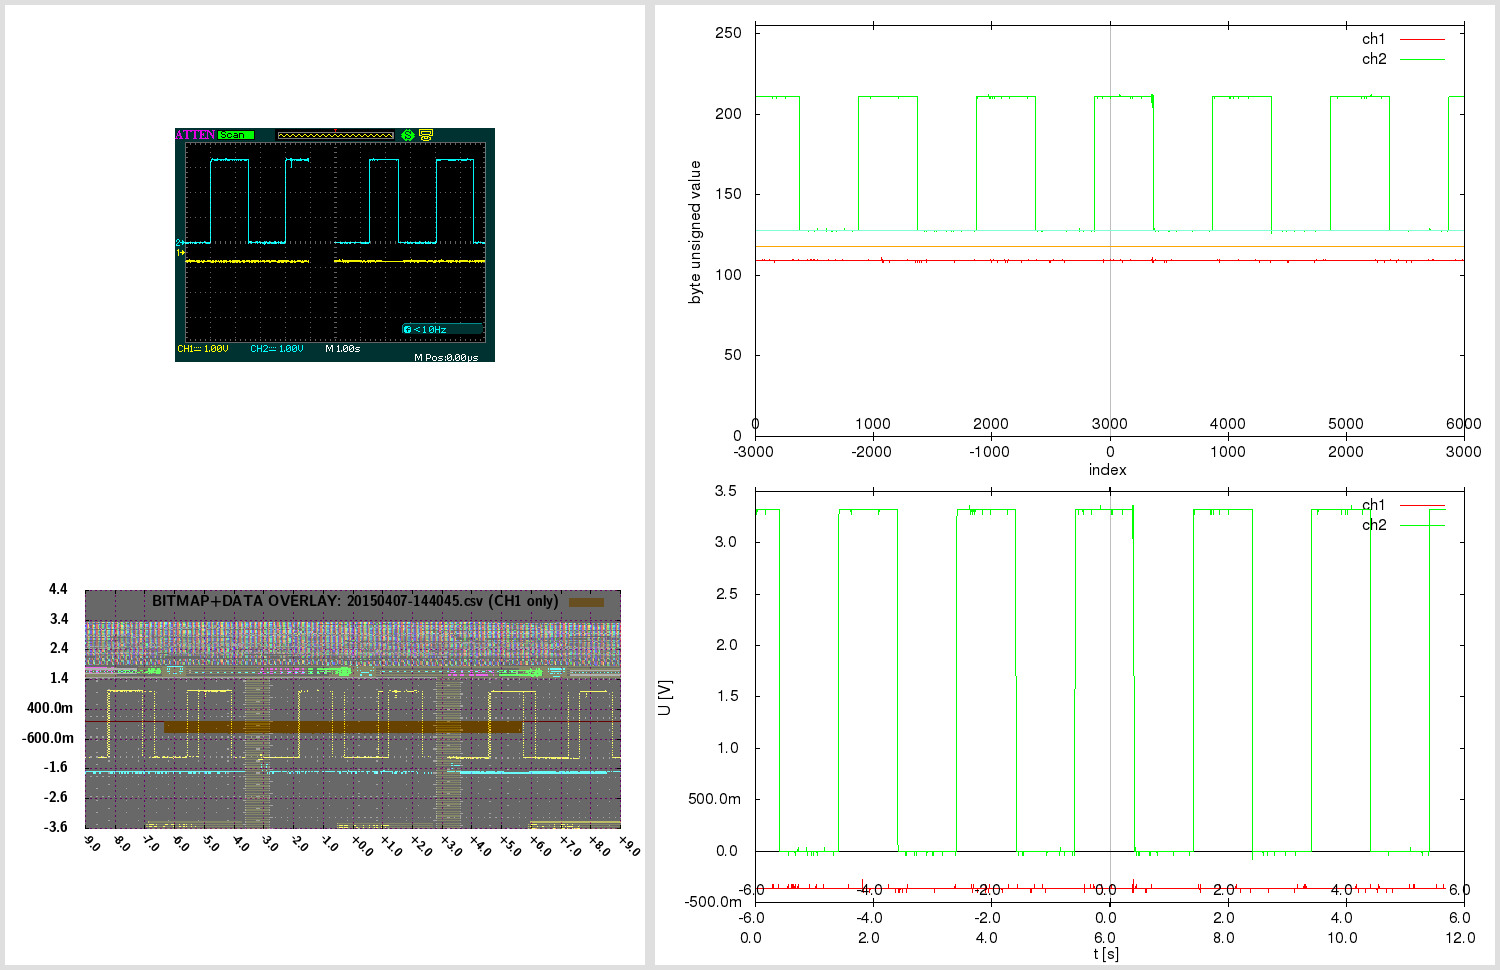

Generate this figure with gnuplot:

# 20150407-144045.gnuplot [generated by /home/warreee/attenload/adsparse-wave.pl]
# single gnuplot file, with two potentially independent scripts
# generates three plots: one based on integer, other based on real (SI) values
# and one bitmap overlay - and then montages them using ImageMagick

# attengrab .csv can just be centered (over t)
# -> the x=0 (t=0) will correspond to scope center
# (but .DAV/.CSV will also need extra sample alignment)

# in Linux, to see available fonts, do:
# fc-list --verbose | grep 'fullname:' | less
# the two fonts used here:
# LMSansDemiCond10-Regular or "Latin Modern Sans Demi Cond"; and Helvetica
# Helvetica doesn't even get reported on my system:
# $ fc-list --verbose | grep 'fullname:' | grep -i 'Helvetica\|Demi Cond'
#	fullname: "LM Sans Demi Cond 10 Regular"(s) "LMSansDemiCond10-Regular"(s)


print "Gnuplotting..."

## "master settings" (shared between both parts of script)

# line color - specified by linestyles
set style line 1 linetype 1 linecolor rgb "red"
set style line 2 linetype 1 linecolor rgb "green"
set style line 3 linetype 1 linecolor rgb "orange"
set style line 4 linetype 1 linecolor rgb "aquamarine"
set style line 5 linetype -1 linecolor rgb "black"
set style line 6 linetype -1 linecolor rgb "gray"
set style line 7 linetype 1 linecolor rgb "blue"


# VARIABLES ########### ########### ###########

fnbase="20150407-144045"
fn_bmp = fnbase . ".bmp"
fn_pngr = fnbase . "_r.png"
fn_pngi = fnbase . "_i.png"
fn_pngov = fnbase . "_ov.png"
fn_pngt = fnbase . "_tmp.png"
fn_pngo = fnbase . ".png"

# scope screen(shot) properties
tdiv = 1          # T/DIV (50e-9)
toffs = 0        # time offset (scope) (200e-9)
vdiv1 = 1        # V/DIV CH1 (500e-3)
vdiv2 = 1         # V/DIV CH2 (50e-3)
voffs1 = -0.4         # volt offset CH1 (-1.5)
voffs2 = 0       # volt offset CH2 (100e-3)
sampintp  = 0.0020000001563    # (500e-12)
sampintf  = 1/sampintp
sratacqf  = 2500      # (250e6)
sratacqp  = 1/sratacqf
#osf = 1.00    # oversample factor (multiplies .CSV and .DAV time domain) # unused here
adsFactor = 1.28

# (edges of current capture and divisions)
scope_hdiv=18
scope_vdiv=8
# enforce floating point (see below)
scope_trange = scope_hdiv*tdiv*1.0    # (900e-9)
scope_left=toffs-(scope_trange/2)     # (-250e-9)
scope_right=toffs+(scope_trange/2)    # (650e-9)
scope_bottom=-voffs1-(scope_vdiv*vdiv1/2) # -500e-3
scope_top=-voffs1+(scope_vdiv*vdiv1/2)    # 3.5

totalch1Vspan=scope_vdiv*vdiv1
totalch2Vspan=scope_vdiv*vdiv2
ch1Vcoeff = adsFactor*totalch1Vspan/(2**8)
ch2Vcoeff = adsFactor*totalch2Vspan/(2**8)

voffs1int = voffs1/ch1Vcoeff  # -10
voffs2int = voffs2/ch2Vcoeff  # 0

acsv_fn = fnbase . '.csv' # '20130020-013902.csv' # from attenload tmp_wav
acsz=6000         # tmp_wav/.csv size (900)
fts=0.0020000001563         # final timestep (sampling period)
# here scope_trange could be 18*1, with acsz 16000;
# if as integer, 18/16000 would be 0 - enforce floating point
# above enforcing scope_trange to float doesn't work,
# must again here:
tdivp = 1.0*scope_trange/acsz   # sampling rate, based on scope range and numsamples in tmp (1ns)
tdivf = 1/tdivp             # freq based on that sampling rate

# just in case - not needed usually:
triglevel=480e-3
trigholdoff=100e-9

toffsamp = toffs/fts		# 0
# time finetune offset - int (samples) (depends on range)
tfoi = -164


#### extract bitmap from .png, if .bmp not present
# was -crop 480x234+10+10; now -crop 480x234+95+128

cmdstr = 'if (! test -f "'.fn_bmp.'") ; then \
  echo -n "'.fn_bmp.' not found .. " ; \
  if [ -f "'.fn_pngo.'" ] ; then \
    echo -n "'.fn_pngo.' found - extracting" ; \
    convert -crop 480x234+95+128 "'.fn_pngo.'" "'.fn_bmp.'" ; \
  else \
    echo -n "'.fn_pngo.' not found - cannot extract" ; \
  fi ; \
else \
  echo -n "'.fn_bmp.' found - using that" ; \
fi; echo'

#print cmdstr
# note - since cmdstr above uses double quotes,
# must use single quotes for bash here!:
print system("bash -c '". cmdstr ."' 2>&1")


##################################
###### plot directly with unsigned byte data

set terminal png size 840,480
set termoption enhanced
set termoption font "Helvetica, 12"

set output fn_pngi
set datafile separator ","

# set axis label
set xlabel "index" offset 0.0,0.8
set ylabel "byte unsigned value" offset 1.0,0.0


# horizontal line as functions
zeroline(x)=128
ch1offs(x)=128+voffs1int # (-10)
ch2offs(x)=128+voffs2int # (0)

# vertical line - headless arrow
# "y" scope axis in middle:
ymI = acsz/2
set arrow from ymI,0 to ymI,255 nohead ls 5
# time offset:
toI = ymI - toffs/fts
set arrow from toI,0 to toI,255 nohead ls 6


# must use multiplot here, to have two x-axes
# and thus, must set lmargin, so both graphs match

set size 1.0,0.9      # 0.1/2 = 0.05
set bmargin 0
set lmargin 10
set yrange [0:255] # 8-bit


set multiplot

set origin 0,0.1
set xrange [0:acsz]
set xtics in
set xtics offset 0,graph 0.08
plot \
  zeroline(x) with lines notitle ls 5,\
  acsv_fn using 1:2 with lines title "ch1" ls 1, \
  "" using 1:3 with lines title "ch2" ls 2, \
  ch1offs(x) with lines notitle ls 3, \
  ch2offs(x) with lines notitle ls 4

unset arrow # if big offset, line from prev. can 'leak' in next at diff place, so reset

set origin 0,0.1
set xtics out
set xtics offset 0,graph 0.02
set xrange [-acsz/2:acsz/2-1]
#set xtics nomirror 500
set noytics
set noylabel
unset xlabel # set xlabel ""
set border 1
plot 0 notitle

set nomultiplot


### reset previous settings
#unset border # no work for default
set border    # Draw default borders:
set ytics
unset yrange


##################################
###### plot with converted real SI units

# reset # resets set style line!

set terminal png size 840,480
set termoption enhanced
set termoption font "Helvetica, 12"

set output fn_pngr
set datafile separator ","

# set axis label
set xlabel "t [s]" offset 0.0,0.1
set ylabel "U [V]" offset 1.0,0.0

# axis tics format
set format y "%.1s%c"
set format x "%.1s%c"


# horizontal line as functions
zerolineR(x)=0
# don't show real offsets; they could be way off depending on V/DIV
#ch1offsR(x)=0+(-0.4)
#ch2offsR(x)=0+(0)

# "y" scope axis in middle (the +1 added to ymI so it snaps at 0):
ymR=(ymI+1)*fts
set arrow from ymR,graph 0 to ymR,graph 1 nohead ls 5
# time offset:
toR=toI*fts
set arrow from toR,graph 0 to toR,graph 1 nohead ls 6
# indicate scope range here too
set arrow from scope_left+toR,graph 0 to scope_left+toR,graph 1 nohead ls 7
set arrow from scope_right+toR,graph 0 to scope_right+toR,graph 1 nohead ls 7


# must use multiplot here, to have two x-axes
# and thus, must set lmargin, so both graphs match

set size 1.0,0.9      # 0.1/2 = 0.05
set bmargin 0
set lmargin 10
set yrange [] writeback # since we don't set explicity, must save autorange
set autoscale y

set multiplot

set origin 0,0.13
set xrange [0:acsz*fts]
set xtics out
set xtics offset 0,graph -0.03
plot \
  zerolineR(x) with lines notitle ls 5,\
  acsv_fn using ($4+tfoi*fts):5 with lines title "ch1" ls 1, \
  "" using ($4+tfoi*fts):6 with lines title "ch2" ls 2

set yrange restore # this saves the found yrange after `plot`
unset arrow # if big offset, line from prev. can 'leak' in next at diff place, so reset

set origin 0,0.13
set xtics out
set xtics offset 0,graph 0.02
set xrange [(-acsz/2)*fts:(acsz/2-1)*fts]
set noytics
set noylabel
unset xlabel # set xlabel ""
set border 1
plot GPVAL_Y_MIN notitle

set origin 0,0.13
set xtics in
set xtics offset 0,graph 0.08
# wrong to put xrange [scope_left:scope_right] here;
# as [scope_left:scope_right] could be a snippet,
# and this graph shows entire capture!
# simply move the previous scale for toffset
toRR=(acsz/2.)*fts-toR
set xrange [(-acsz/2)*fts+toRR:(acsz/2-1)*fts+toRR]
set noytics
set noylabel
unset xlabel # set xlabel ""
set border 1
plot GPVAL_Y_MIN notitle

set nomultiplot


##################################
###### plot with bitmap and data overlay

# here 840,480 remains as output png size,
# even if not set explicitly; also, make
# the height smaller - so can have gravity North in montage

set terminal png truecolor size 640,305 # size 840,480
set termoption enhanced
myfont="LMSansDemiCond10-Regular"   # LMSansDemiCond10-Regular or "Latin Modern Sans Demi Cond"
# cannot do concatenation direct in termoption line, so in separate string
myfontb="".myfont.", 12"
set termoption font myfontb

set output fn_pngov
set datafile separator ","


set autoscale
unset xtics
unset ytics
unset border
unset arrow # delete all arrows
unset object # (hopefully) delete objects?

set xrange [scope_left:scope_right]
xticstep=(scope_right-scope_left)/scope_hdiv
set xtics in scope_left,xticstep,scope_right scale 1
set yrange [scope_bottom:scope_top]
yticstep=(scope_top-scope_bottom)/scope_vdiv
set ytics in scope_bottom,yticstep,scope_top scale 1
set grid xtics ytics back linecolor rgb "magenta"
# right is only gnuplot 4.6 - without it ok w/ 4.4
#set xtics rotate by -45 offset 2.5,-1.50 right format "%+.1s%c" font myfont.',10'
set xtics rotate by -45 offset 0.0,0.0 format "%+.1s%c" font myfont.',10'
set key noenhanced

# dimensions of scope screenshot bitmap
bmp_w=480
bmp_h=234

# alpha bmp transparency [0:255]
bmp_alpha = 150
# boxes fillstyle transparent solid 0.10
box_transp = (1.-(acsz/16384.))*0.9 + 0.10

# plot string for data in transparent bitmap:
plot1au = "(($0-acsz/2.+tfoi)*fts+toffs):($5)"

# bmp_w=480 bmp_h=234 ; inside 451x201+15+14
# on plot: scope_left:scope_right and scope_bottom:scope_top!
# (so toffset is built in!)

bdx = scope_trange/(451.0-1)  # [s/pixel] /451: 1.99557e-09 vs 2.000e-9 manually
bdy = totalch1Vspan/(201.0-1) # [V/pixel] /201: 0.0199005 vs 0.02005 manually
bofx = -((scope_trange/2.0)-toffs+(15.0+0)*bdx) #-15.0*bdx # -2.8e-7
bofy = -((totalch1Vspan/2.0)+voffs1+(14.0+5)*bdy) #-14.0*bdy # -0.88

# seems `boxes fillstyle transparent solid 0.40` makes some seethroughs
# or something with bmp alpha overlay; but even without, all the same?
# because the red + blue (somehow inverted) creates a gray.. better green or orange

_plot_str = "zerolineR(x) with lines notitle ls 1,\
acsv_fn \
  using ".plot1au." with boxes fillstyle transparent solid box_transp noborder linestyle 3\
  title 'BITMAP+DATA OVERLAY: '.acsv_fn.' (CH1 only)',\
fn_bmp \
  binary array=(bmp_w,bmp_h) skip=54 format='%uchar' \
  dx=bdx dy=bdy origin=(bofx,bofy) \
  using 1:2:3:(bmp_alpha) \
  with rgbalpha t ''"

# seems actual plot in screenshot bitmap (480 × 234)
#  is at: 451x201+15+14; aspect ratio 201/451 = 0.445676
set size ratio 0.445676

eval("plot " . _plot_str)




##################################
###### montage commands

# used to be in attengrab; now here
# call ImageMagick montage via system
# and montage in `gnuplot` (easier to separate)

print "Montaging images..."
# this works in ImageMagick 6.6.2-6, but not in 6.5.7-8
#      '.fn_pngov.' -gravity Center -extent x480  \#
# must spec -extent 640x480 for 6.5

cmdstr = 'montage \
  <(montage \
    <(convert \
      '.fn_bmp.' -gravity Center -crop 640x480-10+0! -flatten  \
      bmp:-) \
    <(convert \
      '.fn_pngov.' -gravity Center -extent 640x480  \
      bmp:-) \
  -tile 1x -geometry +0+0  \
  bmp:-) \
  <(montage \
    '.fn_pngi.' \
    '.fn_pngr.' \
  -tile 1x -geometry +0+0  \
  bmp:-) \
-geometry +0+0 -border 5 \
'.fn_pngo

print cmdstr
print system('bash -c "'. cmdstr .'" 2>&1')

print "Deleting temp files ..."

delcmd = "rm"

# leave the bitmap for now
# actually, let attengrab handle it - since
# it may need to be re-taken!
# #cmdstr = delcmd ." ". fn_bmp
# #print cmdstr . "  " . system(cmdstr . " 2>&1")

cmdstr = delcmd ." ". fn_pngr
print cmdstr . "  " . system(cmdstr . " 2>&1")

cmdstr = delcmd ." ". fn_pngi
print cmdstr . "  " . system(cmdstr . " 2>&1")

cmdstr = delcmd ." ". fn_pngov
print cmdstr . "  " . system(cmdstr . " 2>&1")




# note:
# set terminal png size 840,480 # size defaults to 640x480 px
# set terminal pdf size 10,3 # size defaults to 5x3 in
# enhanced text: set termoption enhanced

# vertical line - headless arrow
# need ymin and ymax; gnuplot gives them only after plot -
# - and even then they do not correspond to end ticks
# - and even then, cannot get the arrow to show, after the second `plot`
# .. nor can I edit it anyhow; it must run before the first `plot`
# so instead of that, position y coordinates relative to graph (0 to 1)
#set arrow 1 from graph 0.5,0 to graph 0.5,1 nohead ls 5

# in multiplot, yrange should be after the size command
# note: xrange could be 2250 or 450
# so leave it to autoscale here? will be accurate since it's integer index...
# now set explicitly by script # below in multiplot

# axis tics format
# for engineering notation - 'help format specifiers':
# "A 'scientific' power is one such that the exponent is a multiple of three."

# print "Montaging images..."

# "The 'tile' size is then set to the largest dimentions
# of all the resized images, and the size actually specified."
# "by removing the 'size' component, non of the images will
# be resized, and the 'tile' size will be set to the largest
# dimensions of all the images given"
# not so simple: http://unix.stackexchange.com/questions/4046/
# can be done in one command with bash subprocess pipes (bash only)
# was: .fn_bmp.' -gravity NorthWest ; fn_pngov.' -gravity North
# can pad with -gravity Center -extent 640x480;
# but also with crop! -flatten - there have offset too!
# -geometry +2+2 can also mess up the last -border 5 !

# bmp scale worked for:
# bmp_w=480 bmp_h=234 ; inside 451x201+15+14
# tdiv = 5e-08,  toffs = 2e-07,  vdiv1 = 0.5,   voffs1 = -1.5,
# dx=2.000e-9 dy=0.02005 origin=(-2.8e-7,-0.88) for
# tspan = 18*tdiv = 18*5e-08 = 9e-07s
# vspan1 = 8*vdiv1 = 8*0.5 = 4V
# tspan/451 = 9e-07/451 = 1.99557e-09 s/pixel
# vspan1/201 = 4/201 = 0.0199005 V/pixel
# bdx=tspan/(451-1) = '9e-07/(451-1)' = 2e-09
# bdy=vspan1/(201-1) = '4/(201-1)' = 0.02
# 15*bdx = 15*2e-9 = 3e-08
# 14*bdy = 14*0.02 = 0.28
# 15*1.99557e-09 = 2.99335e-08
# 14*0.0199005 = 0.278607
